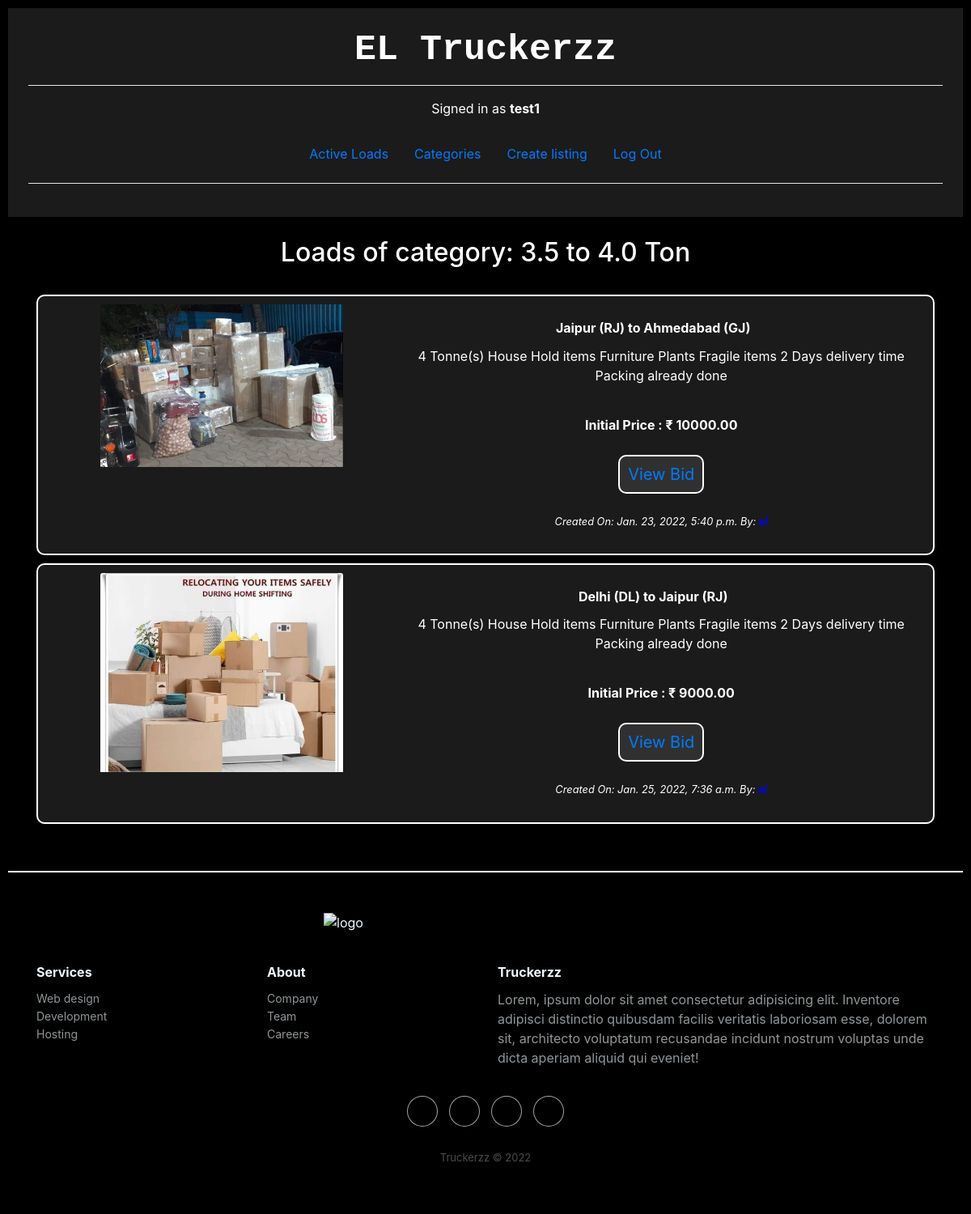
Page /category/21 (signed in) on the earlier database version.
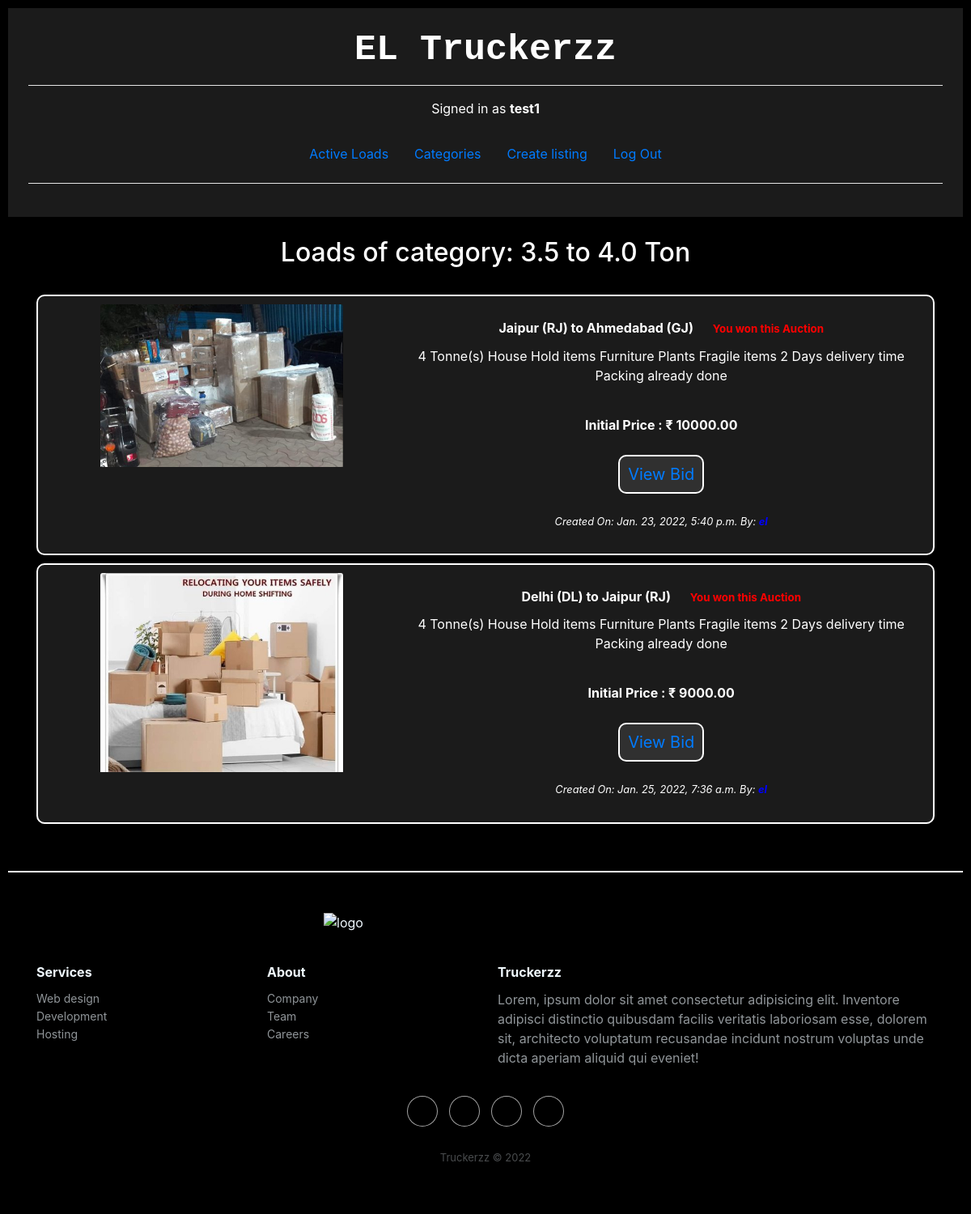
Same page on the later database version.
### auctions/models.py (models this page shows, shortened)
class Listing(models.Model):
    title = models.CharField(max_length=64)
    listing_desc = models.TextField()
    listing_img = models.ImageField(upload_to='listing_images', default=None, blank=True, null=True)
    cat_id = models.ForeignKey(Category, default = 1, on_delete=models.CASCADE)
    starting_price = models.DecimalField(decimal_places=2, max_digits=10, default = 0)
    created_at = models.DateTimeField(auto_now_add=True)
    updated_at = models.DateTimeField(auto_now=True)
    listing_open = models.BooleanField(default=True)
    listing_owner = models.ForeignKey(User, null=True , on_delete=models.CASCADE, related_name='owner')
    listing_winner = models.ForeignKey(User, on_delete=models.CASCADE, blank=True, null=True, related_name='winner')
    listing_final_price = models.DecimalField(decimal_places=2, max_digits=10, default = 0)

### auctions/views.py (the view)
# urls.py: path("category/<int:cat_id>", views.category, name="category"),
@login_required
def category(request, cat_id):
    listings = Listing.objects.all().filter(
        Q(cat_id=cat_id),
        (Q(listing_open=True) | Q(listing_winner=request.user))
    )
    category = Category.objects.get(id=cat_id)
    return render(request, "auctions/categorylist.html", {
        'listings' : listings,
        'category' : category,
        })

### auctions/templates/auctions/categorylist.html
{% extends "auctions/layout.html" %}
{% block body %}
    <h2>Loads of category:  {{category.cat_name}}</h2>
    <hr>
    {% for listing in listings %}
    <div class="container bcontent">
        <div class="card" style="margin-bottom: 10px; width: 100%; background-color: #1b1b1b; padding: 10px; border-radius: 10px; border: 2px solid white;">
            <div class="row no-gutters">
                <div style="width: 40%;">
                    <img class="card-img-top" src="{{ listing.listing_img.url }}" alt="{{ listing.title }}" style="max-width: 300px; max-height: 400px;">
                </div>
                <div style="width: 60%;">
                    <div class="card-body ">
                        <h6 class="card-title font-weight-bold">
                            {{ listing.title }}
                            {% if listing.listing_open %}
                                <span style="color: blue; font-style: bold; font-size: smaller; margin-left: 20px;">
                                </span>
                            {% elif listing.listing_winner == request.user %}
                                <span style="color: red; font-style: bold; font-size: smaller; margin-left: 20px;">
                                    You won this Auction
                                </span>
                            {% else %}
                                <span style="color: red; font-style: bold; font-size: smaller; margin-left: 20px;">
                                </span>
                                <p class="card-text small float-right" >won by: {{listing.listing_winner}}</p>
                            {% endif %}
                        </h6>
                        <p class="card-text">{{ listing.listing_desc }}</p><br>
                        <h6 class="card-title font-weight-bold"><a>Initial Price : ₹ {{ listing.starting_price}}</a></h6>
                        <br><a href='{% url "listing" listing.id %}' class="card-link" style="font-size: 20px; padding: 10px; background-color: #303030; border-radius: 10px; border: 2px white solid;">View Bid</a>
                        <br><br><p class="card-text small align-self-end" style="flex-direction: column; padding-top: 10px;"><i>Created On: {{ listing.created_at }} By: <strong style="color: blue;">{{ listing.listing_owner }}</strong></i></p>
                    </div>
                </div>
            </div>
        </div>
    </div>
    {% endfor %}
{% endblock %}

Differences in the rows shown:
changed Listing "Jaipur (RJ) to Ahmedabad (GJ)": now shows "You won this Auction"
changed Listing "Delhi (DL) to Jaipur (RJ)": now shows "You won this Auction"
